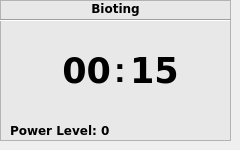
     <widget class="QWidget" name="biotingStack">
      <widget class="QLabel" name="timeSeperator_2">
       <property name="geometry">
        <rect>
         <x>110</x>
         <y>50</y>
         <width>20</width>
         <height>41</height>
        </rect>
       </property>
       <property name="text">
        <string>&lt;html&gt;&lt;head/&gt;&lt;body&gt;&lt;p align=&quot;center&quot;&gt;&lt;span style=&quot; font-size:26pt; font-weight:600;&quot;&gt;:&lt;/span&gt;&lt;/p&gt;&lt;/body&gt;&lt;/html&gt;</string>
       </property>
      </widget>
      <widget class="QLabel" name="powerLevelLabel_Bioting">
       <property name="geometry">
        <rect>
         <x>10</x>
         <y>120</y>
         <width>131</width>
         <height>21</height>
        </rect>
       </property>
       <property name="font">
        <font>
         <family>DejaVu Sans</family>
         <weight>75</weight>
         <bold>true</bold>
        </font>
       </property>
       <property name="text">
        <string>Power Level: 0</string>
       </property>
      </widget>
      <widget class="QLabel" name="biotingTimer">
       <property name="geometry">
        <rect>
         <x>130</x>
         <y>50</y>
         <width>51</width>
         <height>41</height>
        </rect>
       </property>
       <property name="font">
        <font>
         <family>DejaVu Sans</family>
         <pointsize>26</pointsize>
         <weight>75</weight>
         <bold>true</bold>
        </font>
       </property>
       <property name="text">
        <string>15</string>
       </property>
      </widget>
      <widget class="Line" name="line_5">
       <property name="geometry">
        <rect>
         <x>0</x>
         <y>10</y>
         <width>231</width>
         <height>20</height>
        </rect>
       </property>
       <property name="orientation">
        <enum>Qt::Horizontal</enum>
       </property>
      </widget>
      <widget class="QListWidget" name="biotingBackDrop">
       <property name="geometry">
        <rect>
         <x>0</x>
         <y>0</y>
         <width>231</width>
         <height>141</height>
        </rect>
       </property>
       <property name="styleSheet">
        <string notr="true">background-color: rgb(232, 232, 232);</string>
       </property>
       <item>
        <property name="text">
         <string>Bioting</string>
        </property>
        <property name="font">
         <font>
          <family>DejaVu Sans</family>
          <weight>75</weight>
          <bold>true</bold>
         </font>
        </property>
        <property name="textAlignment">
         <set>AlignCenter</set>
        </property>
       </item>
      </widget>
      <widget class="QLabel" name="biotingTimer_minutes">
       <property name="geometry">
        <rect>
         <x>60</x>
         <y>50</y>
         <width>51</width>
         <height>41</height>
        </rect>
       </property>
       <property name="font">
        <font>
         <family>DejaVu Sans</family>
         <pointsize>26</pointsize>
         <weight>75</weight>
         <bold>true</bold>
        </font>
       </property>
       <property name="mouseTracking">
        <bool>true</bool>
       </property>
       <property name="text">
        <string>&lt;html&gt;&lt;head/&gt;&lt;body&gt;&lt;p align=&quot;right&quot;&gt;00&lt;/p&gt;&lt;/body&gt;&lt;/html&gt;</string>
       </property>
       <property name="alignment">
        <set>Qt::AlignRight|Qt::AlignTrailing|Qt::AlignVCenter</set>
       </property>
      </widget>
      <zorder>biotingBackDrop</zorder>
      <zorder>timeSeperator_2</zorder>
      <zorder>powerLevelLabel_Bioting</zorder>
      <zorder>biotingTimer</zorder>
      <zorder>line_5</zorder>
      <zorder>biotingTimer_minutes</zorder>
     </widget>
